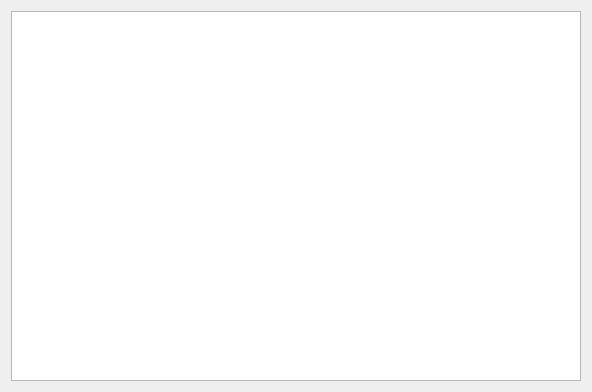
<?xml version="1.0" encoding="UTF-8"?>
<ui version="4.0">
 <class>TerminalDialog</class>
 <widget class="QDialog" name="TerminalDialog">
  <property name="geometry">
   <rect>
    <x>0</x>
    <y>0</y>
    <width>592</width>
    <height>392</height>
   </rect>
  </property>
  <property name="windowTitle">
   <string>Debug Terminal</string>
  </property>
  <layout class="QVBoxLayout" name="verticalLayout">
   <item>
    <widget class="REPLTextEdit" name="plainTextEdit">
     <property name="readOnly">
      <bool>true</bool>
     </property>
    </widget>
   </item>
  </layout>
 </widget>
 <customwidgets>
  <customwidget>
   <class>REPLTextEdit</class>
   <extends>QPlainTextEdit</extends>
   <header>ui.widgets.REPLTextEdit</header>
  </customwidget>
 </customwidgets>
 <resources/>
 <connections/>
</ui>
